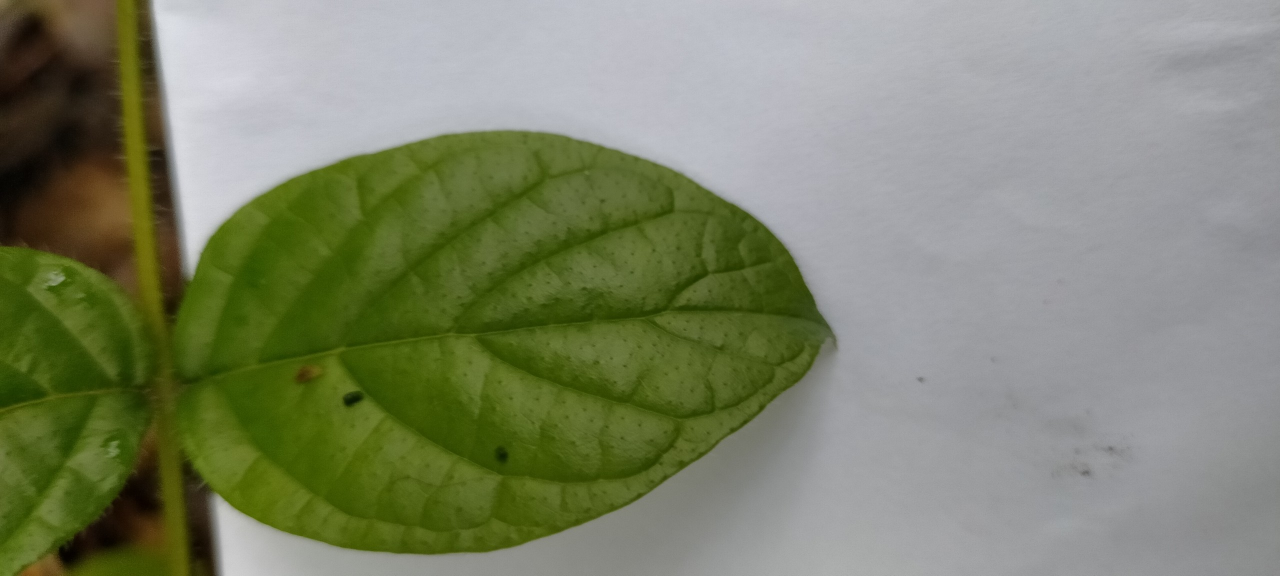
#> input picture DataImg/z3636153314256_7161c399056d6d3f47244514393e07d6.jpg, 2560 x 1152 px (shown at 1/2 size)
$ python img-opencv-2.py DataImg/z3636153314256_7161c399056d6d3f47244514393e07d6.jpg
#> lines starting #> are read from the running program, lines starting #| are printed output that depends on the picture
import cv2
import numpy as np
import matplotlib.pyplot as plt

import sys


# ten anh
fileIMG = sys.argv[1]
# fileIMG = "DataImg/z3636157850479_e3ab67833b25b26e40ae5be6c4b7a339.jpg"

# img = cv2.imread(fileIMG, cv2.IMREAD_GRAYSCALE) # che do mau xam
img = cv2.imread(fileIMG)
#> img is the input picture: shape (1152, 2560, 3); mean B, G, R 106.8, 132.6, 126.2

img = cv2.resize(img, (540, 540))     #chinh lai kich thuoc anh
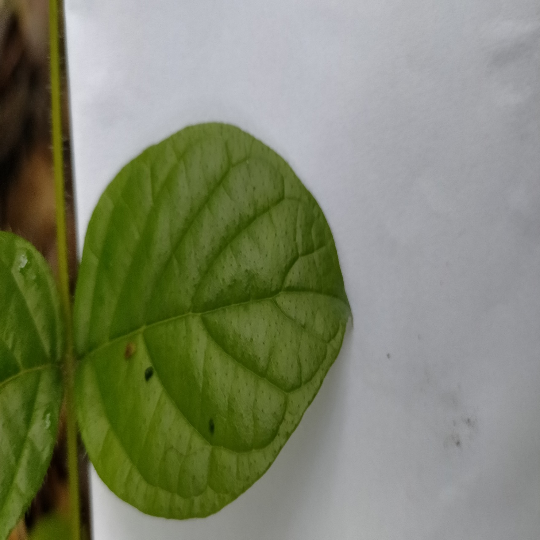
#> img: shape (540, 540, 3); mean B, G, R 106.7, 132.4, 126

cv2.imshow('Anh La Cay',img) # dat tieu de anh

cv2.waitKey(0)
cv2.destroyAllWindows()
